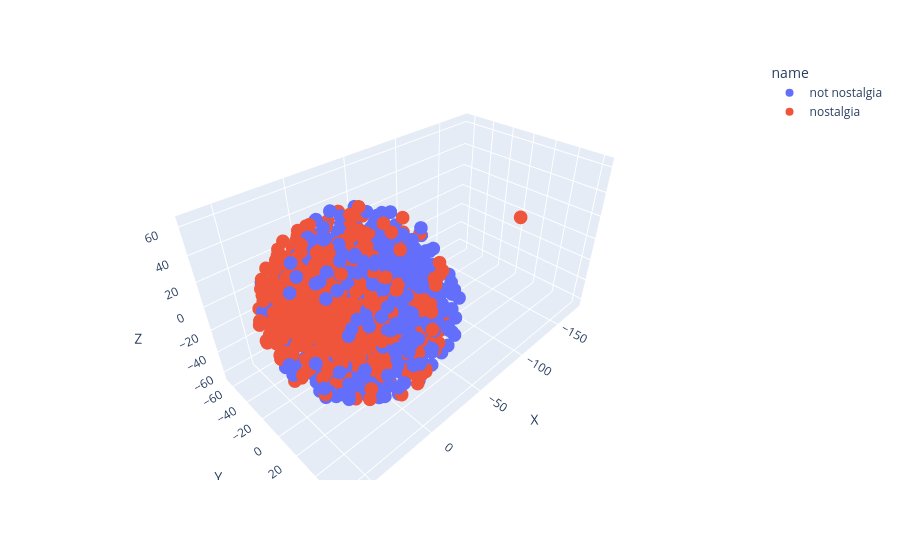

The notebook cell saved with this chart:
### Code cell
df_plot = cal_df(X_tsne_aug_3d)
fig = px.scatter_3d(df_plot, x='X', y='Y', z='Z', color='name')
fig.show()

### Figure 1 — Plotly figure (JSON) as saved in the notebook; plotly's stock layout.template omitted (floating-point values rounded to 4 significant figures; data arrays with more than 128 entries replaced by an {"elided": "..."} marker saying what was removed)
{"data": [{"hovertemplate": "name=not nostalgia<br>X=%{x}<br>Y=%{y}<br>Z=%{z}<extra></extra>", "legendgroup": "not nostalgia", "marker": {"color": "#636efa", "symbol": "circle"}, "mode": "markers", "name": "not nostalgia", "scene": "scene", "showlegend": true, "type": "scatter3d", "x": {"elided": "749 float values"}, "y": {"elided": "749 float values"}, "z": {"elided": "749 float values"}}, {"hovertemplate": "name=nostalgia<br>X=%{x}<br>Y=%{y}<br>Z=%{z}<extra></extra>", "legendgroup": "nostalgia", "marker": {"color": "#EF553B", "symbol": "circle"}, "mode": "markers", "name": "nostalgia", "scene": "scene", "showlegend": true, "type": "scatter3d", "x": {"elided": "750 float values"}, "y": {"elided": "750 float values"}, "z": {"elided": "750 float values"}}], "layout": {"autosize": true, "legend": {"title": {"text": "name"}, "tracegroupgap": 0}, "margin": {"t": 60}, "scene": {"aspectmode": "auto", "aspectratio": {"x": 1.526, "y": 0.8155, "z": 0.8035}, "camera": {"projection": {"type": "perspective"}}, "domain": {"x": [0, 1], "y": [0, 1]}, "xaxis": {"title": {"text": "X"}, "type": "linear"}, "yaxis": {"title": {"text": "Y"}, "type": "linear"}, "zaxis": {"title": {"text": "Z"}, "type": "linear"}}}}
